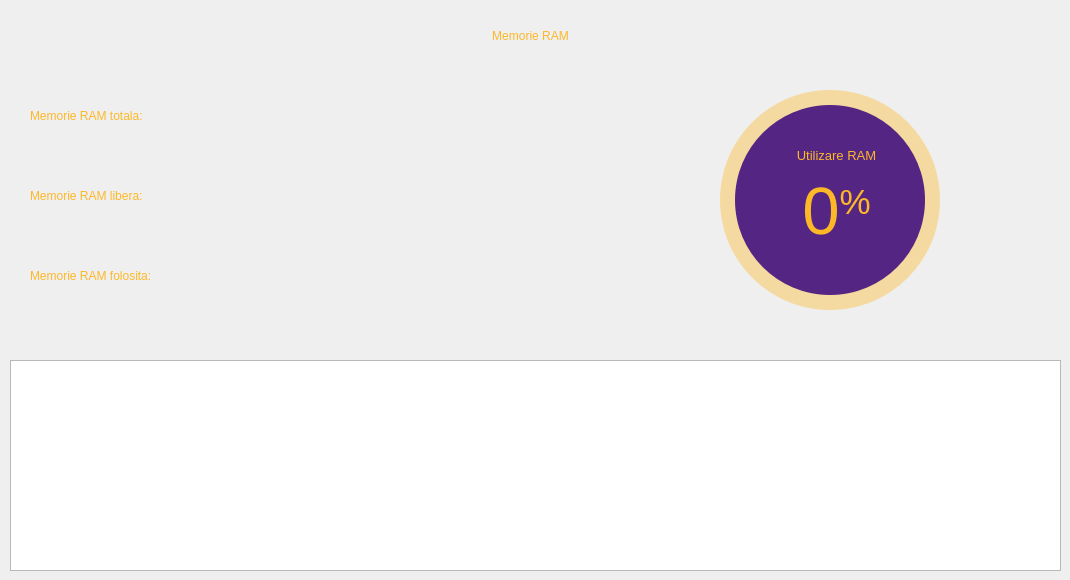
    <widget class="QWidget" name="tab_3">
     <attribute name="title">
      <string>RAM</string>
     </attribute>
     <widget class="QLabel" name="RAM_title">
      <property name="geometry">
       <rect>
        <x>10</x>
        <y>10</y>
        <width>1041</width>
        <height>51</height>
       </rect>
      </property>
      <property name="layoutDirection">
       <enum>Qt::LeftToRight</enum>
      </property>
      <property name="styleSheet">
       <string notr="true">color: rgb(253, 184, 39);
font: 30pt &quot;Trebuchet MS&quot;;
background-color: rgba(255, 255, 255, 0);</string>
      </property>
      <property name="text">
       <string>Memorie RAM</string>
      </property>
      <property name="alignment">
       <set>Qt::AlignCenter</set>
      </property>
     </widget>
     <widget class="QFrame" name="cpb_ram_tab">
      <property name="geometry">
       <rect>
        <x>710</x>
        <y>80</y>
        <width>240</width>
        <height>240</height>
       </rect>
      </property>
      <property name="styleSheet">
       <string notr="true">background-color: none;</string>
      </property>
      <property name="frameShape">
       <enum>QFrame::NoFrame</enum>
      </property>
      <property name="frameShadow">
       <enum>QFrame::Raised</enum>
      </property>
      <widget class="QFrame" name="circRAM">
       <property name="geometry">
        <rect>
         <x>10</x>
         <y>10</y>
         <width>220</width>
         <height>220</height>
        </rect>
       </property>
       <property name="styleSheet">
        <string notr="true">QFrame{
	border-radius: 110px;	
	background-color: qconicalgradient(cx:0.5, cy:0.5, angle:90, stop:1 rgba(253, 184, 39, 255), stop:1 rgba(255, 255, 255, 0));
}</string>
       </property>
       <property name="frameShape">
        <enum>QFrame::StyledPanel</enum>
       </property>
       <property name="frameShadow">
        <enum>QFrame::Raised</enum>
       </property>
      </widget>
      <widget class="QFrame" name="background">
       <property name="geometry">
        <rect>
         <x>10</x>
         <y>10</y>
         <width>220</width>
         <height>220</height>
        </rect>
       </property>
       <property name="styleSheet">
        <string notr="true">QFrame{
	border-radius: 110px;	
	background-color: rgba(253, 184, 39, 100);
}</string>
       </property>
       <property name="frameShape">
        <enum>QFrame::StyledPanel</enum>
       </property>
       <property name="frameShadow">
        <enum>QFrame::Raised</enum>
       </property>
      </widget>
      <widget class="QFrame" name="circ">
       <property name="geometry">
        <rect>
         <x>25</x>
         <y>25</y>
         <width>190</width>
         <height>190</height>
        </rect>
       </property>
       <property name="baseSize">
        <size>
         <width>0</width>
         <height>0</height>
        </size>
       </property>
       <property name="styleSheet">
        <string notr="true">QFrame{
	border-radius: 95px;	
	background-color: rgb(84, 37, 131);
}</string>
       </property>
       <property name="frameShape">
        <enum>QFrame::StyledPanel</enum>
       </property>
       <property name="frameShadow">
        <enum>QFrame::Raised</enum>
       </property>
       <widget class="QWidget" name="layoutWidget">
        <property name="geometry">
         <rect>
          <x>10</x>
          <y>40</y>
          <width>183</width>
          <height>137</height>
         </rect>
        </property>
        <layout class="QGridLayout" name="infoLayout">
         <item row="0" column="0">
          <widget class="QLabel" name="circ_RAM_label">
           <property name="font">
            <font>
             <family>Helvetica Neue</family>
             <pointsize>10</pointsize>
            </font>
           </property>
           <property name="styleSheet">
            <string notr="true">color: rgb(253, 184, 39); background-color: none;</string>
           </property>
           <property name="text">
            <string>&lt;html&gt;&lt;head/&gt;&lt;body&gt;&lt;p&gt;Utilizare RAM&lt;/p&gt;&lt;/body&gt;&lt;/html&gt;</string>
           </property>
           <property name="alignment">
            <set>Qt::AlignCenter</set>
           </property>
          </widget>
         </item>
         <item row="1" column="0">
          <widget class="QLabel" name="circ_RAM_per">
           <property name="font">
            <font>
             <family>Helvetica Neue</family>
             <pointsize>30</pointsize>
            </font>
           </property>
           <property name="styleSheet">
            <string notr="true">color: rgb(253, 184, 39); padding: 0px; background-color: none;</string>
           </property>
           <property name="text">
            <string>&lt;html&gt;&lt;head/&gt;&lt;body&gt;&lt;p align=&quot;center&quot;&gt;&lt;span style=&quot; font-size:50pt;&quot;&gt;0&lt;/span&gt;&lt;span style=&quot; font-size:40pt; vertical-align:super;&quot;&gt;%&lt;/span&gt;&lt;/p&gt;&lt;/body&gt;&lt;/html&gt;</string>
           </property>
           <property name="alignment">
            <set>Qt::AlignCenter</set>
           </property>
           <property name="indent">
            <number>-1</number>
           </property>
          </widget>
         </item>
         <item row="2" column="0">
          <widget class="QLabel" name="sss">
           <property name="font">
            <font>
             <family>Helvetica Neue</family>
             <pointsize>8</pointsize>
            </font>
           </property>
           <property name="styleSheet">
            <string notr="true">color: rgb(148, 148, 216); background-color: none;</string>
           </property>
           <property name="text">
            <string>&lt;html&gt;&lt;head/&gt;&lt;body&gt;&lt;p&gt;&lt;br/&gt;&lt;/p&gt;&lt;/body&gt;&lt;/html&gt;</string>
           </property>
           <property name="alignment">
            <set>Qt::AlignCenter</set>
           </property>
          </widget>
         </item>
        </layout>
       </widget>
      </widget>
      <zorder>background</zorder>
      <zorder>circRAM</zorder>
      <zorder>circ</zorder>
     </widget>
     <widget class="QLabel" name="RAM_total">
      <property name="geometry">
       <rect>
        <x>30</x>
        <y>100</y>
        <width>501</width>
        <height>31</height>
       </rect>
      </property>
      <property name="styleSheet">
       <string notr="true">color: rgb(253, 184, 39);
font: 20pt &quot;Trebuchet MS&quot;;
background-color: rgba(255, 255, 255, 0);</string>
      </property>
      <property name="text">
       <string>Memorie RAM totala:</string>
      </property>
     </widget>
     <widget class="QLabel" name="RAM_free">
      <property name="geometry">
       <rect>
        <x>30</x>
        <y>180</y>
        <width>501</width>
        <height>31</height>
       </rect>
      </property>
      <property name="styleSheet">
       <string notr="true">color: rgb(253, 184, 39);
font: 20pt &quot;Trebuchet MS&quot;;
background-color: rgba(255, 255, 255, 0);</string>
      </property>
      <property name="text">
       <string>Memorie RAM libera:</string>
      </property>
     </widget>
     <widget class="QLabel" name="RAM_used">
      <property name="geometry">
       <rect>
        <x>30</x>
        <y>260</y>
        <width>501</width>
        <height>31</height>
       </rect>
      </property>
      <property name="styleSheet">
       <string notr="true">color: rgb(253, 184, 39);
font: 20pt &quot;Trebuchet MS&quot;;
background-color: rgba(255, 255, 255, 0);</string>
      </property>
      <property name="text">
       <string>Memorie RAM folosita:</string>
      </property>
     </widget>
     <widget class="PlotWidget" name="RAM_graph">
      <property name="geometry">
       <rect>
        <x>10</x>
        <y>360</y>
        <width>1051</width>
        <height>211</height>
       </rect>
      </property>
      <property name="styleSheet">
       <string notr="true"/>
      </property>
     </widget>
    </widget>
